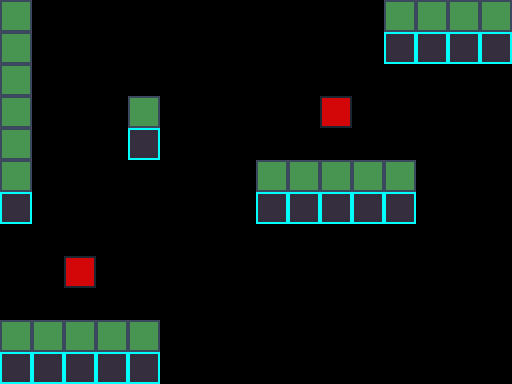

Rendered tile map (Tiled .tmx) drawn with the repository's tilesets; below, a short description and the full map source, tile grids included:
An orthogonal 16x12 tile map with 32x32 px tiles, 1 tile layer (Tile Layer 1).

<map version="1.0" tiledversion="1.0.3" orientation="orthogonal" renderorder="right-down" width="16" height="12" tilewidth="32" tileheight="32" nextobjectid="1">
 <tileset firstgid="1" source="Tileset/Tileset.tsx" />
 <layer name="Tile Layer 1" width="16" height="12">
  <data encoding="csv">
1,0,0,0,0,0,0,0,0,0,0,0,1,1,1,1,
1,0,0,0,0,0,0,0,0,0,0,0,2,2,2,2,
1,0,0,0,0,0,0,0,0,0,0,0,0,0,0,0,
1,0,0,0,1,0,0,0,0,0,3,0,0,0,0,0,
1,0,0,0,2,0,0,0,0,0,0,0,0,0,0,0,
1,0,0,0,0,0,0,0,1,1,1,1,1,0,0,0,
2,0,0,0,0,0,0,0,2,2,2,2,2,0,0,0,
0,0,0,0,0,0,0,0,0,0,0,0,0,0,0,0,
0,0,3,0,0,0,0,0,0,0,0,0,0,0,0,0,
0,0,0,0,0,0,0,0,0,0,0,0,0,0,0,0,
1,1,1,1,1,0,0,0,0,0,0,0,0,0,0,0,
2,2,2,2,2,0,0,0,0,0,0,0,0,0,0,0
</data>
 </layer>
</map>
